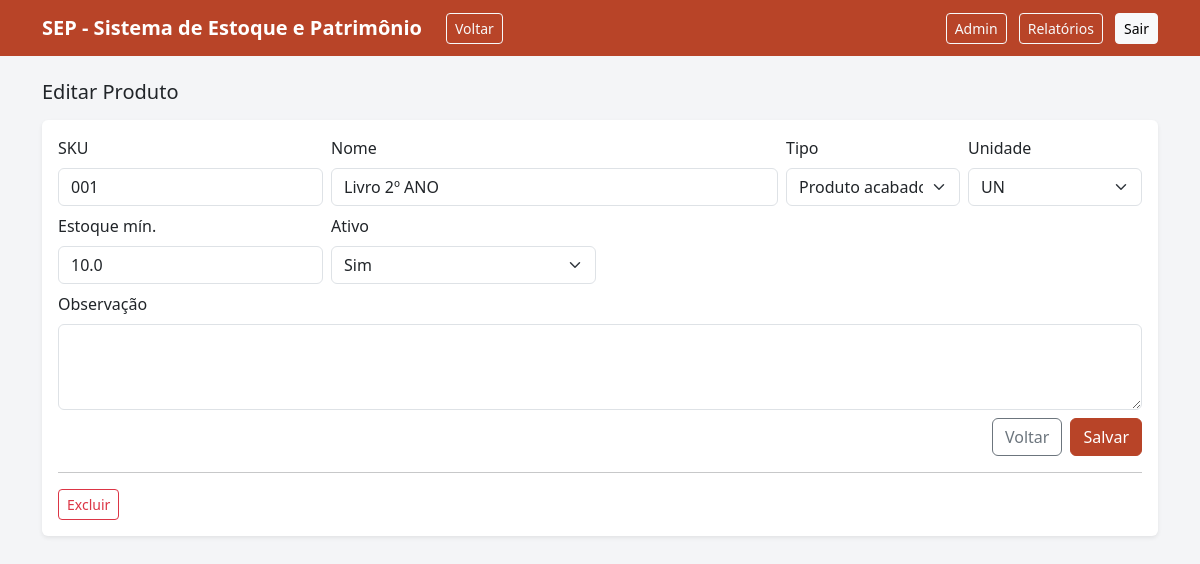
Page /admin/produtos/1/edit (signed in) on the committed database.
### models.py (models this page shows)
class Produto(db.Model):
    __tablename__ = "produto"
    id = db.Column(db.Integer, primary_key=True)
    sku = db.Column(db.String(60), unique=True, nullable=False)
    nome = db.Column(db.String(200), nullable=False)
    tipo = db.Column(db.String(30), nullable=False, default="insumo")  # insumo, acabado
    unidade = db.Column(db.String(20), nullable=False, default="UN")
    ativo = db.Column(db.Boolean, default=True, nullable=False)
    estoque_minimo = db.Column(db.Float, nullable=True)
    observacao = db.Column(db.Text, nullable=True)

### app.py (the view, shortened to what this page needs)
    @app.route("/admin/produtos/<int:produto_id>/edit", methods=["GET", "POST"])
    @admin_required
    def admin_produto_edit(produto_id):
        produto = Produto.query.get_or_404(produto_id)
        unidades = DEFAULT_UNIDADES
        return render_template("admin_produto_edit.html", produto=produto, unidades=unidades)

### templates/admin_produto_edit.html (shortened to what this page needs)
{% extends "base.html" %}
{% block content %}
<h1 class="h5 mb-3">Editar Produto</h1>
<div class="card shadow-sm">
  <div class="card-body">
    <form method="post" class="row g-2">
      <div class="col-md-3">
        <label class="form-label">SKU</label>
        <input class="form-control" name="sku" value="{{ produto.sku }}" required>
      </div>
      <div class="col-md-5">
        <label class="form-label">Nome</label>
        <input class="form-control" name="nome" value="{{ produto.nome }}" required>
      </div>
      <div class="col-md-2">
        <label class="form-label">Tipo</label>
        <select class="form-select" name="tipo">
          <option value="acabado" {% if produto.tipo=='acabado' %}selected{% endif %}>Produto acabado</option>
        </select>
      </div>
      <div class="col-md-2">
        <label class="form-label">Unidade</label>
        <select class="form-select" name="unidade">
          {% for u in unidades %}
            <option value="{{ u }}" {% if produto.unidade==u %}selected{% endif %}>{{ u }}</option>
          {% endfor %}
        </select>
      </div>
      <div class="col-md-3">
        <label class="form-label">Estoque mín.</label>
        <input class="form-control" name="estoque_minimo" value="{{ produto.estoque_minimo or '' }}">
      </div>
      <div class="col-md-3">
        <label class="form-label">Ativo</label>
        <select class="form-select" name="ativo">
          <option value="1" {% if produto.ativo %}selected{% endif %}>Sim</option>
        </select>
      </div>
      <div class="col-12">
        <label class="form-label">Observação</label>
        <textarea class="form-control" name="observacao" rows="3">{{ produto.observacao or '' }}</textarea>
      </div>
      <div class="col-12 d-flex justify-content-end gap-2">
        <a class="btn btn-outline-secondary" href="{{ url_for('admin_produtos') }}">Voltar</a>
        <button class="btn btn-primary">Salvar</button>
      </div>
    </form>
    <hr>
    <form method="post" action="{{ url_for('admin_produto_delete', produto_id=produto.id) }}" onsubmit="return confirm('Excluir este produto?');">
      <button class="btn btn-outline-danger btn-sm">Excluir</button>
    </form>
  </div>
</div>
{% endblock %}

### templates/base.html (style rules this page uses)
:root { --sep-primary:#B84428; --sep-secondary:#5B91C6; --sep-accent:#E2B353; --sep-bg:#f4f5f7; --sep-dark:#1f2937; }
body { background: var(--sep-bg); }
.btn-primary { background: var(--sep-primary); border-color: var(--sep-primary); }
a { color: var(--sep-secondary); }
.card { border: none; }

### rows in the picture
Produto: sku "001", nome "Livro 2º ANO", tipo "Produto acabado", unidade "UN", estoque_minimo "10.0", ativo "Sim"

### other values in the picture
{{ app_title or "SEP" }} "SEP - Sistema de Estoque e Patrimônio"
